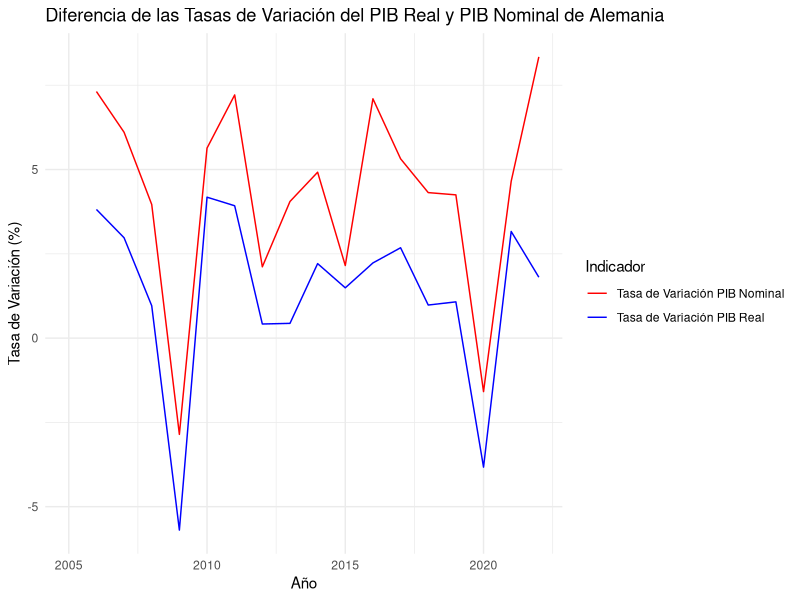
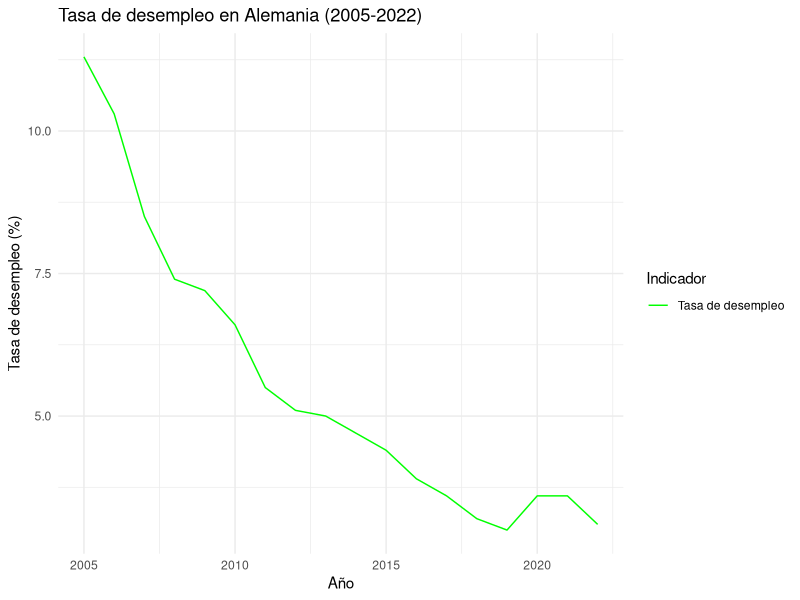
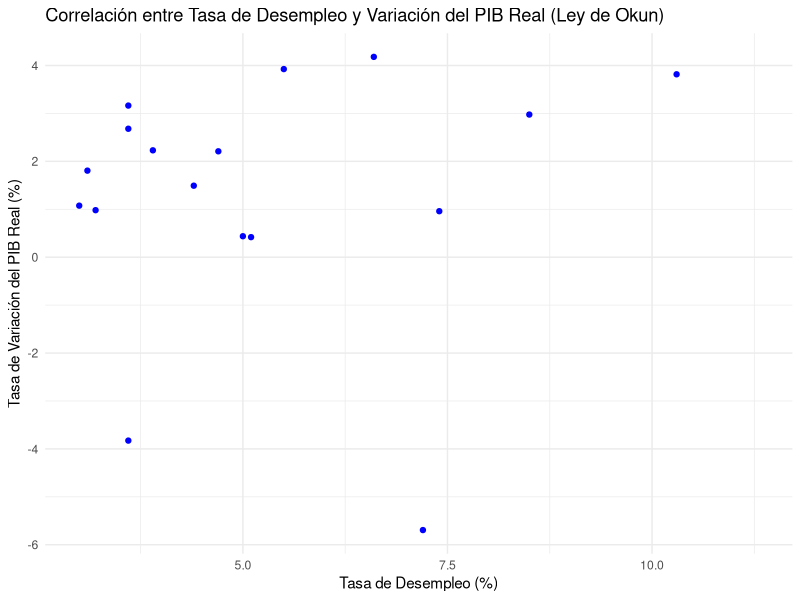

The R source for these figures, in order:
## ---- chunk 1

## ---- chunk 2
# Cargar todas las librerías necesarias
library(readr)
library(dplyr)
library(knitr)
library(tidyverse)
library(ggplot2)
## ---- chunk 3
# Crear un dataframe con los datos proporcionados del PIB real de Alemania
data_pibreal <- data.frame(
  Año = c(2005, 2006, 2007, 2008, 2009, 2010, 2011, 2012, 2013, 2014, 2015, 2016, 2017, 2018, 2019, 2020, 2021, 2022),
  PIB_Real_Millones = c(
    3373000.7, 3501729.3, 3605956.7, 3640569.6, 3433281.5, 3576788.6, 3717184.5,
    3732740.8, 3749074.9, 3831912.4, 3889081.9, 3975808.4, 4082369.3, 4122426.8,
    4166762.3, 4007310.0, 4134094.1, 4208764.4
  )
)

# Mostrar el dataframe del PIB real de Alemania
print(data_pibreal)

# Calcular la tasa de variación del PIB real en porcentaje
tasa_variacion <- (data_pibreal$PIB_Real_Millones - lag(data_pibreal$PIB_Real_Millones)) / lag(data_pibreal$PIB_Real_Millones) * 100

# Crear un nuevo dataframe con la tasa de variación
data_tasa_variacion <- data.frame(
  Año = data_pibreal$Año,
  Tasa_Variacion_PIB_Real = tasa_variacion
)

# Mostrar el nuevo dataframe con la tasa de variación
print(data_tasa_variacion)
## ---- chunk 4
# Crear un dataframe con los datos proporcionados del PIB nominal de Alemania
data_pibnominal <- data.frame(
  Año = c(2005, 2006, 2007, 2008, 2009, 2010, 2011, 2012, 2013, 2014, 2015, 2016, 2017, 2018, 2019, 2020, 2021, 2022),
  PIB_Nominal_Millones = c(
    2622039.8, 2813824.9, 2985617.3, 3103958.2, 3015332.3, 3185267.9, 3415020.0,
    3487234.4, 3628559.3, 3807114.5, 3889081.9, 4165169.9, 4386729.2, 4576056.5,
    4770495.5, 4694786.2, 4913166.1, 5323008.1
  )
)

# Mostrar el dataframe del PIB nominal de Alemania
print(data_pibnominal)

# Calcular la tasa de variación del PIB nominal de Alemania
data_pibnominal$Tasa_Variacion <- c(NA, diff(data_pibnominal$PIB_Nominal_Millones) / data_pibnominal$PIB_Nominal_Millones[-length(data_pibnominal$PIB_Nominal_Millones)] * 100)

# Mostrar el dataframe del PIB nominal de Alemania con la tasa de variación
print(data_pibnominal)
## ---- chunk 5
# Cargar la biblioteca ggplot2 para crear gráficos
library(ggplot2)

# Combina los dataframes de la tasa de variación del PIB real y del PIB nominal por el año
combined_data <- merge(data_tasa_variacion, data_pibnominal, by = "Año")

# Crea un gráfico de líneas agrupado con la diferencia de las tasas de variación en diferentes colores
ggplot(combined_data, aes(x = Año)) +
  geom_line(aes(y = Tasa_Variacion_PIB_Real, color = "Tasa de Variación PIB Real")) +
  geom_line(aes(y = Tasa_Variacion, color = "Tasa de Variación PIB Nominal")) +
  labs(
    title = "Diferencia de las Tasas de Variación del PIB Real y PIB Nominal de Alemania",
    x = "Año",
    y = "Tasa de Variación (%)",
    color = "Indicador"
  ) +
  scale_color_manual(values = c("Tasa de Variación PIB Real" = "blue", "Tasa de Variación PIB Nominal" = "red")) +
  theme_minimal()
## ---- chunk 6
# Cargar la librería necesaria
library(dplyr)
# Crear un dataframe con los datos
data_desempleados <- data.frame(
  Time = c(2005, 2006, 2007, 2008, 2009, 2010, 2011, 2012, 2013, 2014, 2015, 2016, 2017, 2018, 2019, 2020, 2021, 2022),
  Country = "Germany",
  Unit = "Percentage",
  UnemploymentRate = c(11.3, 10.3, 8.5, 7.4, 7.2, 6.6, 5.5, 5.1, 5.0, 4.7, 4.4, 3.9, 3.6, 3.2, 3.0, 3.6, 3.6, 3.1)
)
# Imprimir el dataframe
print(data_desempleados)
# Cargar la librería ggplot2
library(ggplot2)
# Crear un gráfico de líneas
ggplot(data_desempleados, aes(x = Time, y = UnemploymentRate)) +
  geom_line(aes(color = "Tasa de desempleo")) +
  labs(
    title = "Tasa de desempleo en Alemania (2005-2022)",
    x = "Año",
    y = "Tasa de desempleo (%)",
    color = "Indicador"
  ) +
  scale_color_manual(values = c("Tasa de desempleo" = "green")) +
  theme_minimal()
## ---- chunk 7
# Calcular la correlación entre las tasas de desempleo y variación del PIB real de forma numérica
correlation <- as.numeric(cor(data_desempleados$UnemploymentRate, data_tasa_variacion$Tasa_Variacion_PIB_Real))

# Imprimir la correlación de forma numérica
print(correlation)

# Crear un gráfico de dispersión
ggplot(data = data.frame(UnemploymentRate = data_desempleados$UnemploymentRate, Tasa_Variacion_PIB_Real = data_tasa_variacion$Tasa_Variacion_PIB_Real)) +
  geom_point(aes(x = UnemploymentRate, y = Tasa_Variacion_PIB_Real), color = "blue") +
  labs(
    title = "Correlación entre Tasa de Desempleo y Variación del PIB Real (Ley de Okun)",
    x = "Tasa de Desempleo (%)",
    y = "Tasa de Variación del PIB Real (%)"
  ) +
  annotate("text", x = max(data_desempleados$UnemploymentRate), y = min(data_tasa_variacion$Tasa_Variacion_PIB_Real), 
           label = paste("Correlación:", round(correlation, 2)), hjust = 1, vjust = -1) +
  theme_minimal()
